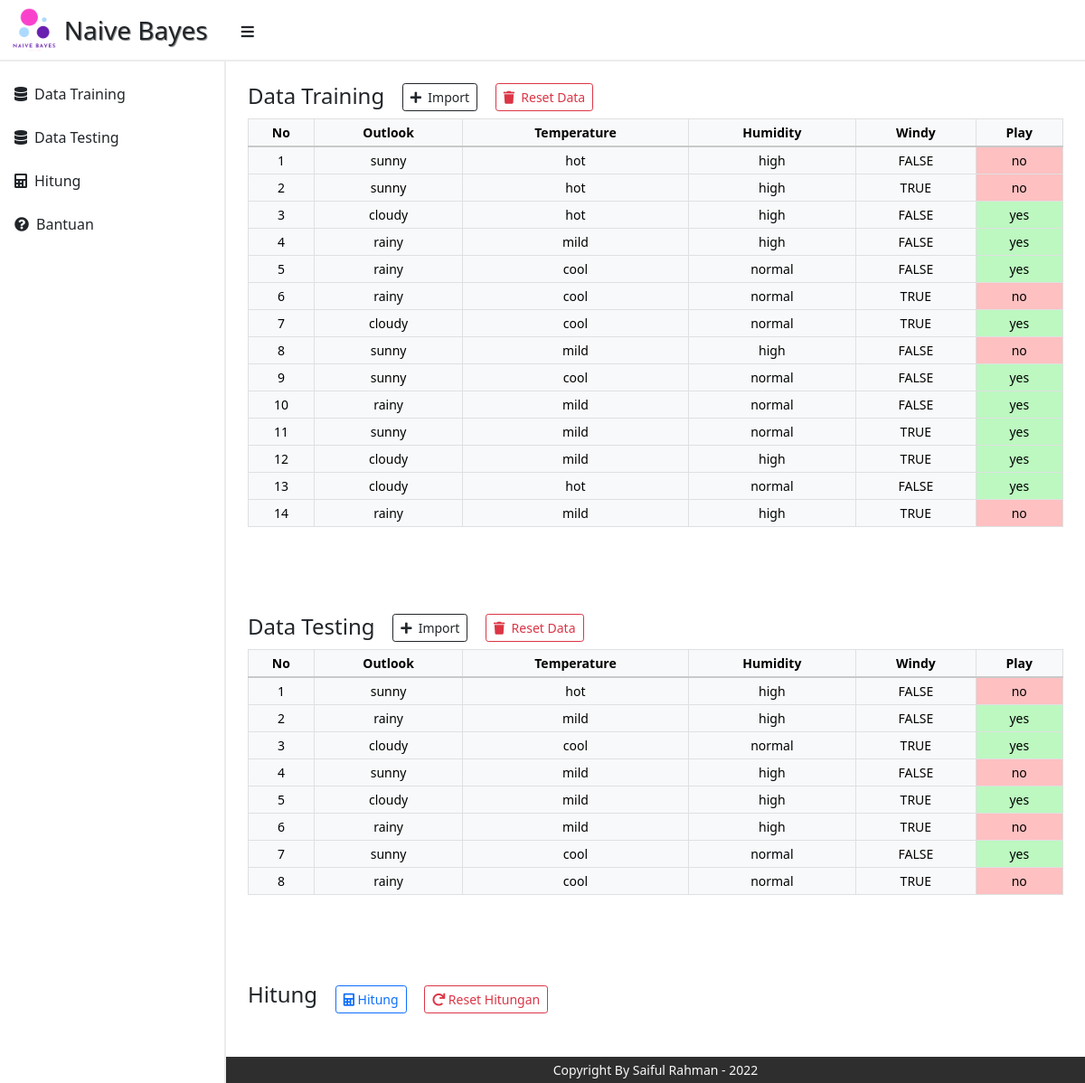
The page / on the database its author committed.
### tables this page shows
CREATE TABLE `tb_training` (
  `id` int(5) NOT NULL,
  `outlook` set('sunny','cloudy','rainy') NOT NULL,
  `temperature` set('cool','mild','hot') NOT NULL,
  `humidity` set('low','normal','high') NOT NULL,
  `windy` enum('FALSE','TRUE') NOT NULL,
  `play` enum('yes','no') NOT NULL
);

CREATE TABLE `tb_testing` (
  `id` int(5) NOT NULL,
  `outlook` set('sunny','cloudy','rainy') NOT NULL,
  `temperature` set('cool','mild','hot') NOT NULL,
  `humidity` set('low','normal','high') NOT NULL,
  `windy` enum('FALSE','TRUE') DEFAULT NULL,
  `play` enum('yes','no') NOT NULL
);

### index.php (the view, shortened to what this page needs)
<?php
require('assets/src/koneksi.php');
?>
<!DOCTYPE html>
<html lang="en">
<head>
    <?php require('komponen/config/style.php'); ?>
</head>
<body id="body">
    <div id="header" class="wrapper sticky-top bg-white">
        <div class="container-fluid">
            <div class="row">
                <div class="logo d-flex justify-content-start align-items-center py-2">
                    <img src="assets/src/img/logo.png" alt="">
                    <span class="fs-3 ms-2">Naive Bayes</span>
                    <button class="bars btn ms-auto mx-sm-4 mt-1" onclick="toggleSide()"><i class="fas fa-bars"></i></button>
                </div>
            </div>
        </div>
    </div>
    <div>
        <div id="sidebar" class="handphone">
            <nav id="NavControll" class="side-nav mt-3">
                <ul class="nav flex-column">
                    <li><a href="#" class="nav-link text-decoration-none text-dark d-flex align-items-center py-2 ps-3 mb-2 active"> <i class="fa fa-database me-2"></i> Data Training</a></li>
                    <li><a href="#dataTesting" class="nav-link text-decoration-none text-dark d-flex align-items-center py-2 ps-3 mb-2"> <i class="fa fa-database me-2"></i> Data Testing</a></li>
                    <li><a href="#hitung" class="nav-link text-decoration-none text-dark d-flex align-items-center py-2 ps-3 mb-2"> <i class="fas fa-calculator me-2"></i> Hitung</a></li>
                    <li>
                        <a href="#bantuan" data-bs-toggle="modal" class="nav-link text-decoration-none text-dark d-flex align-items-center py-2 ps-3 mb-2"> <i class="fas fa-question-circle me-2"></i> Bantuan </a>
                    </li>
                </ul>
            </nav>
        </div>
        <div id="body-content" class="body-content">
            <div class="container-body-content mx-2 mx-md-3 mx-lg-4 pt-4">
                <div id="dataTraining">
                    <div class="head">
                        <h4 class="d-inline">Data Training</h4>
                        <?php
                        require('komponen/modal-import-training.php');
                        require('komponen/modal-hapus-training.php');
                        ?>
                    </div>
                    <div class="table-responsive">
                        <table class="table table-light table-bordered table-sm">
                            <thead class="text-center">
                                <tr>
                                    <th scope="col">No</th>
                                    <th scope="col">Outlook</th>
                                    <th scope="col">Temperature</th>
                                    <th scope="col">Humidity</th>
                                    <th scope="col">Windy</th>
                                    <th scope="col">Play</th>
                                </tr>
                            </thead>
                            <tbody>
                                <?php
                                $select = mysqli_query($db, "SELECT * FROM tb_training");
                                if ($count_row == 0) { ?>
                                <?php }
                                $i = 1;
                                foreach ($select as $training) { ?>
                                    <tr>
                                        <td><?php echo $i++; ?></td>
                                        <td><?php echo $training['outlook']; ?></td>
                                        <td><?php echo $training['temperature']; ?></td>
                                        <td><?php echo $training['humidity']; ?></td>
                                        <td><?php echo $training['windy']; ?></td>
                                        <?php
                                        $color_play = ($training['play'] == "yes") ? "#bcf8c0" : "#fec0c1";
                                        ?>
                                        <td style="background-color: <?php echo $color_play ?> !important;"><?php echo $training['play']; ?></td>
                                    </tr>
                                <?php } ?>
                            </tbody>
                        </table>
                    </div>
                </div>
                <div id="dataTesting">
                    <div class="head">
                        <h4 class="d-inline">Data Testing</h4>
                        <?php
                        require('komponen/modal-import-testing.php');
                        require('komponen/modal-hapus-testing.php');
                        ?>
                    </div>
                    <div class="table-responsive">
                        <table class="table table-light table-bordered table-sm">
                            <thead class="text-center">
                                <tr>
                                    <th scope="col">No</th>
                                    <th scope="col">Outlook</th>
                                    <th scope="col">Temperature</th>
                                    <th scope="col">Humidity</th>
                                    <th scope="col">Windy</th>
                                    <th scope="col">Play</th>
                                </tr>
                            </thead>
                            <tbody>
                                <?php
                                $select = mysqli_query($db, "SELECT * FROM tb_testing");
                                $count_row = mysqli_num_rows($select);
                                if ($count_row == 0) { ?>
                                <?php }
                                $i = 1;
                                foreach ($select as $training) { ?>
                                    <tr>
                                        <td><?php echo $i++; ?></td>
                                        <td><?php echo $training['outlook']; ?></td>
                                        <td><?php echo $training['temperature']; ?></td>
                                        <td><?php echo $training['humidity']; ?></td>
                                        <td><?php echo $training['windy']; ?></td>
                                        <?php
                                        $color_play = ($training['play'] == "yes") ? "#bcf8c0" : "#fec0c1";
                                        ?>
                                        <td style="background-color: <?php echo $color_play ?> !important;"><?php echo $training['play']; ?></td>
                                    </tr>
                                <?php } ?>
                            </tbody>
                        </table>
                    </div>
                </div>
                <div id="hitung" class="mb-5">
                    <div class="head">
                        <h4 class="d-inline"> Hitung</h4>
                        <?php
                        if ($count_row > 0) { ?>
                            <a href="?aksi=hitung#hitung" class="btn btn-outline-primary btn-sm ms-3"> <i class="fas fa-calculator"></i> Hitung</a>
                        <?php } ?>
                        <a href="?#hitung" class="btn btn-outline-danger btn-sm mx-3"> <i class="fas fa-redo"></i> Reset Hitungan</a>
                    </div>
                </div>
            </div>
        </div>
    </div>
    <div id="footer" class="footer py-1">
        <div class="container-fluid d-flex justify-content-center">
            <span class="text-light">Copyright By Saiful Rahman - 2022</span>
        </div>
    </div>
</body>

### komponen/config/style.php (shortened to what this page needs)
<link href="https://cdn.jsdelivr.net/npm/bootstrap@5.0.1/dist/css/bootstrap.min.css" rel="stylesheet">
<link rel="stylesheet" href="assets/css/style.css">
<link rel="stylesheet" href="https://cdnjs.cloudflare.com/ajax/libs/font-awesome/5.9.0/css/all.min.css">

### komponen/modal-import-training.php (shortened to what this page needs)
<a href="#modalTraining" data-bs-toggle="modal" class="btn btn-outline-dark btn-sm mb-2 ms-3"><i class="fa fa-plus"></i>&nbsp Import</a>

### komponen/modal-hapus-training.php (shortened to what this page needs)
<a href="#konfirmasiHapustraining" data-bs-toggle="modal" class="btn btn-outline-danger btn-sm mb-2 mx-3"><i class="fa fa-trash"></i>&nbsp Reset Data</a>

### komponen/modal-import-testing.php (shortened to what this page needs)
<a href="#modalTesting" data-bs-toggle="modal" class="btn btn-outline-dark btn-sm mb-2 ms-3"><i class="fa fa-plus"></i>&nbsp Import</a>

### komponen/modal-hapus-testing.php (shortened to what this page needs)
<a href="#konfirmasiHapustesting" data-bs-toggle="modal" class="btn btn-outline-danger btn-sm mb-2 mx-3"><i class="fa fa-trash"></i>&nbsp Reset Data</a>

### assets/css/style.css (style rules this page uses)
* { margin: 0; padding: 0; }
body { font-size: 14px; }
#dataTesting, #hitung, #tabelPrediksi { padding-top: 80px; }
#header { border-bottom: 2px solid #ececec; }
#header .logo span { text-shadow: 1px 1px 1px grey; }
#header .logo img { max-height: 50px; }
.bars { border-radius: 50%; }
#sidebar { border-right: 2px solid #ececec; width: 250px; height: 100%; position: fixed; transition: 0.4s; background-color: white; }
#sidebar .nav-link { font-size: 16px; transition: 0.4s; }
.body-content, .footer { margin-left: 250px; transition: 0.4s; }
thead { border-bottom: 2px solid #c9c9c9; }
td { text-align: center; }
#footer { background: #2E2E2E; }

### rows shown on the page
tb_training: outlook "sunny", temperature "hot", humidity "high", windy "FALSE", play "no"
tb_training: outlook "sunny", temperature "hot", humidity "high", windy "TRUE", play "no"
tb_training: outlook "cloudy", temperature "hot", humidity "high", windy "FALSE", play "yes"
tb_training: outlook "rainy", temperature "mild", humidity "high", windy "FALSE", play "yes"
tb_training: outlook "rainy", temperature "cool", humidity "normal", windy "FALSE", play "yes"
tb_training: outlook "rainy", temperature "cool", humidity "normal", windy "TRUE", play "no"
tb_training: outlook "cloudy", temperature "cool", humidity "normal", windy "TRUE", play "yes"
tb_training: outlook "sunny", temperature "mild", humidity "high", windy "FALSE", play "no"
tb_training: outlook "sunny", temperature "cool", humidity "normal", windy "FALSE", play "yes"
tb_training: outlook "rainy", temperature "mild", humidity "normal", windy "FALSE", play "yes"
tb_training: outlook "sunny", temperature "mild", humidity "normal", windy "TRUE", play "yes"
tb_training: outlook "cloudy", temperature "mild", humidity "high", windy "TRUE", play "yes"
tb_training: outlook "cloudy", temperature "hot", humidity "normal", windy "FALSE", play "yes"
tb_training: outlook "rainy", temperature "mild", humidity "high", windy "TRUE", play "no"
tb_testing: outlook "rainy", temperature "mild", humidity "high", windy "FALSE", play "yes"
tb_testing: outlook "cloudy", temperature "cool", humidity "normal", windy "TRUE", play "yes"
tb_testing: outlook "sunny", temperature "mild", humidity "high", windy "FALSE", play "no"
tb_testing: outlook "cloudy", temperature "mild", humidity "high", windy "TRUE", play "yes"
tb_testing: outlook "rainy", temperature "mild", humidity "high", windy "TRUE", play "no"
tb_testing: outlook "sunny", temperature "cool", humidity "normal", windy "FALSE", play "yes"
tb_testing: outlook "rainy", temperature "cool", humidity "normal", windy "TRUE", play "no"
